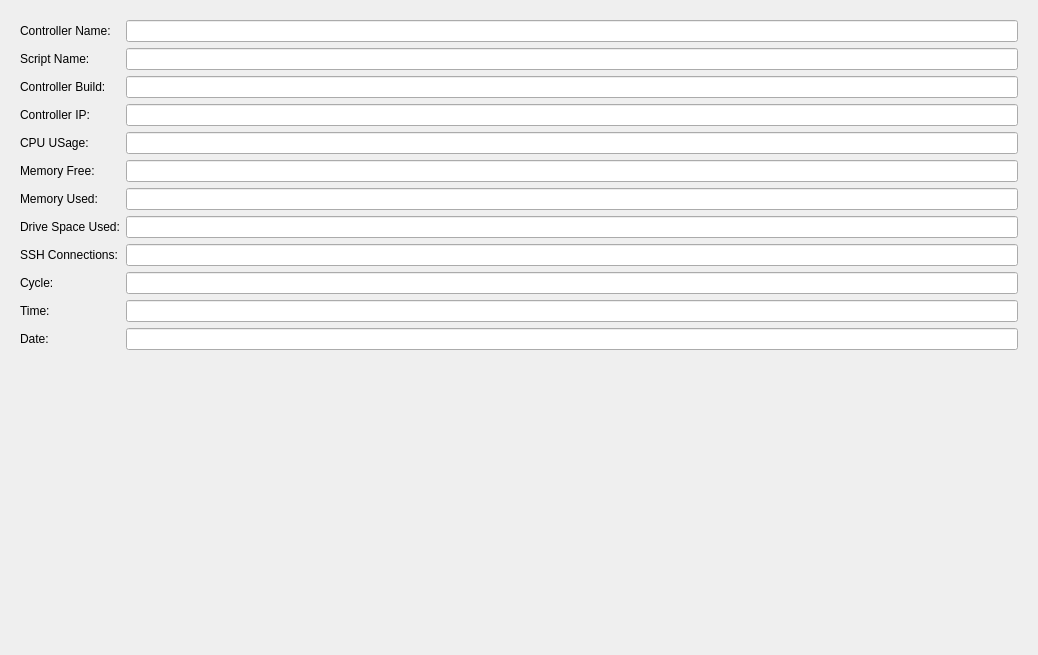
<?xml version="1.0" encoding="UTF-8"?>
<ui version="4.0">
 <class>Form</class>
 <widget class="QWidget" name="Form">
  <property name="geometry">
   <rect>
    <x>0</x>
    <y>0</y>
    <width>1038</width>
    <height>655</height>
   </rect>
  </property>
  <property name="windowTitle">
   <string>Form</string>
  </property>
  <layout class="QHBoxLayout" name="horizontalLayout">
   <item>
    <widget class="QStackedWidget" name="stackedWidget">
     <property name="currentIndex">
      <number>1</number>
     </property>
     <widget class="QWidget" name="page">
      <layout class="QVBoxLayout" name="verticalLayout_2">
       <item>
        <layout class="QVBoxLayout" name="verticalLayout">
         <item>
          <widget class="QScrollArea" name="scrollArea">
           <property name="widgetResizable">
            <bool>true</bool>
           </property>
           <widget class="QWidget" name="scrollAreaWidgetContents">
            <property name="geometry">
             <rect>
              <x>0</x>
              <y>0</y>
              <width>998</width>
              <height>561</height>
             </rect>
            </property>
            <layout class="QVBoxLayout" name="verticalLayout_3">
             <item>
              <widget class="QFrame" name="frame">
               <property name="styleSheet">
                <string notr="true">border:7px solid rgb(0,0,0);

</string>
               </property>
               <property name="frameShape">
                <enum>QFrame::StyledPanel</enum>
               </property>
               <property name="frameShadow">
                <enum>QFrame::Raised</enum>
               </property>
               <layout class="QHBoxLayout" name="horizontalLayout_2">
                <item>
                 <layout class="QVBoxLayout" name="verticalLayout_4">
                  <item>
                   <widget class="QLabel" name="ip_and_port_label">
                    <property name="styleSheet">
                     <string notr="true">border:0px solid rgb(0,0,0);
background-color: rgb(255, 255, 255);</string>
                    </property>
                    <property name="text">
                     <string>id and port</string>
                    </property>
                    <property name="alignment">
                     <set>Qt::AlignCenter</set>
                    </property>
                   </widget>
                  </item>
                  <item>
                   <widget class="QLabel" name="image_label">
                    <property name="styleSheet">
                     <string notr="true">border:0px solid rgb(0,0,0);
background-color: rgb(255, 255, 255);</string>
                    </property>
                    <property name="text">
                     <string>image</string>
                    </property>
                    <property name="alignment">
                     <set>Qt::AlignCenter</set>
                    </property>
                   </widget>
                  </item>
                 </layout>
                </item>
               </layout>
              </widget>
             </item>
            </layout>
           </widget>
          </widget>
         </item>
        </layout>
       </item>
       <item>
        <widget class="QProgressBar" name="progressBar">
         <property name="value">
          <number>24</number>
         </property>
         <property name="format">
          <string>%p%</string>
         </property>
        </widget>
       </item>
       <item>
        <widget class="QProgressBar" name="progressBar_2">
         <property name="value">
          <number>55</number>
         </property>
        </widget>
       </item>
      </layout>
     </widget>
     <widget class="QWidget" name="page_2">
      <property name="styleSheet">
       <string notr="true">font: 24pt &quot;MS Shell Dlg 2&quot;;</string>
      </property>
      <layout class="QHBoxLayout" name="horizontalLayout_3">
       <item>
        <layout class="QVBoxLayout" name="verticalLayout_5">
         <item>
          <layout class="QFormLayout" name="formLayout">
           <item row="0" column="0">
            <widget class="QLabel" name="controllerNameLabel">
             <property name="text">
              <string>Controller Name:</string>
             </property>
            </widget>
           </item>
           <item row="0" column="1">
            <widget class="QLineEdit" name="controllerNameLineEdit"/>
           </item>
           <item row="1" column="0">
            <widget class="QLabel" name="scriptNameLabel">
             <property name="text">
              <string>Script Name:</string>
             </property>
            </widget>
           </item>
           <item row="1" column="1">
            <widget class="QLineEdit" name="scriptNameLineEdit"/>
           </item>
           <item row="2" column="0">
            <widget class="QLabel" name="controllerBuildLabel">
             <property name="text">
              <string>Controller Build:</string>
             </property>
            </widget>
           </item>
           <item row="2" column="1">
            <widget class="QLineEdit" name="controllerBuildLineEdit"/>
           </item>
           <item row="3" column="0">
            <widget class="QLabel" name="controllerIPLabel">
             <property name="text">
              <string>Controller IP:</string>
             </property>
            </widget>
           </item>
           <item row="3" column="1">
            <widget class="QLineEdit" name="controllerIPLineEdit"/>
           </item>
           <item row="4" column="0">
            <widget class="QLabel" name="cPUUSageLabel">
             <property name="text">
              <string>CPU USage:</string>
             </property>
            </widget>
           </item>
           <item row="4" column="1">
            <widget class="QLineEdit" name="cPUUSageLineEdit"/>
           </item>
           <item row="5" column="0">
            <widget class="QLabel" name="memoryFreeLabel">
             <property name="text">
              <string>Memory Free:</string>
             </property>
            </widget>
           </item>
           <item row="5" column="1">
            <widget class="QLineEdit" name="memoryFreeLineEdit"/>
           </item>
           <item row="6" column="0">
            <widget class="QLabel" name="memoryUsedLabel">
             <property name="text">
              <string>Memory Used:</string>
             </property>
            </widget>
           </item>
           <item row="6" column="1">
            <widget class="QLineEdit" name="memoryUsedLineEdit"/>
           </item>
           <item row="7" column="0">
            <widget class="QLabel" name="driveSpaceUsedLabel">
             <property name="text">
              <string>Drive Space Used:</string>
             </property>
            </widget>
           </item>
           <item row="7" column="1">
            <widget class="QLineEdit" name="driveSpaceUsedLineEdit"/>
           </item>
           <item row="8" column="0">
            <widget class="QLabel" name="sSHConnectionsLabel">
             <property name="text">
              <string>SSH Connections:</string>
             </property>
            </widget>
           </item>
           <item row="8" column="1">
            <widget class="QLineEdit" name="sSHConnectionsLineEdit"/>
           </item>
           <item row="9" column="0">
            <widget class="QLabel" name="cycleLabel">
             <property name="text">
              <string>Cycle:</string>
             </property>
            </widget>
           </item>
           <item row="9" column="1">
            <widget class="QLineEdit" name="cycleLineEdit"/>
           </item>
           <item row="10" column="0">
            <widget class="QLabel" name="timeLabel">
             <property name="text">
              <string>Time:</string>
             </property>
            </widget>
           </item>
           <item row="10" column="1">
            <widget class="QLineEdit" name="timeLineEdit"/>
           </item>
           <item row="11" column="0">
            <widget class="QLabel" name="dateLabel">
             <property name="text">
              <string>Date:</string>
             </property>
            </widget>
           </item>
           <item row="11" column="1">
            <widget class="QLineEdit" name="dateLineEdit"/>
           </item>
          </layout>
         </item>
        </layout>
       </item>
      </layout>
     </widget>
    </widget>
   </item>
  </layout>
 </widget>
 <resources/>
 <connections/>
</ui>
